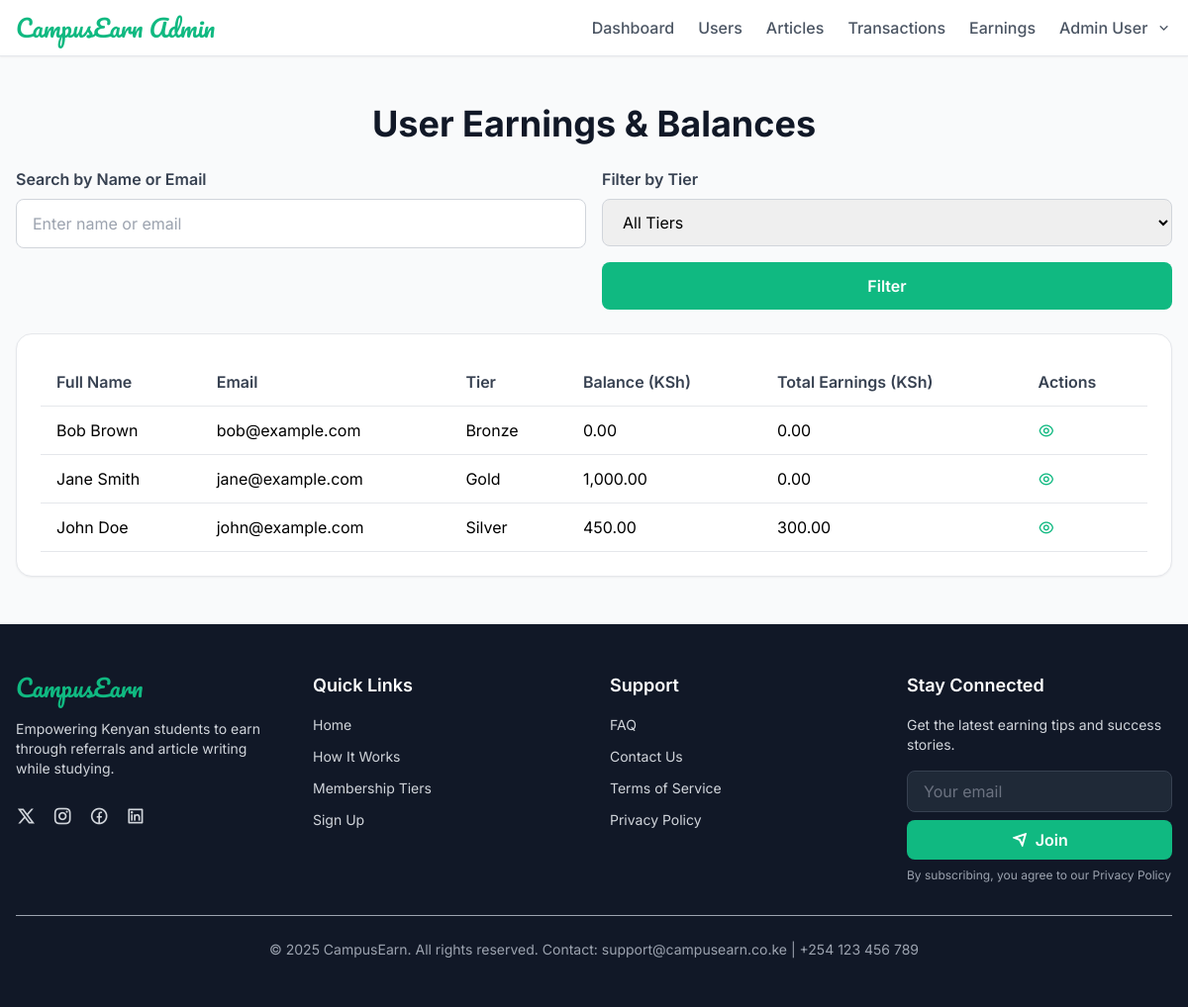
/admin/user_earnings.php (signed in), run on the app's committed database.
### tables this page shows
CREATE TABLE users (
    id INT AUTO_INCREMENT PRIMARY KEY,
    full_name VARCHAR(255) NOT NULL,
    username VARCHAR(50) NOT NULL UNIQUE,
    email VARCHAR(255) NOT NULL UNIQUE,
    phone VARCHAR(15) NOT NULL,
    password VARCHAR(255) NOT NULL,
    referrer_code VARCHAR(50),
    referrer_code_own VARCHAR(50) NOT NULL UNIQUE,
    tier ENUM('bronze', 'silver', 'gold') NOT NULL,
    payment_ref VARCHAR(50),
    payment_status ENUM('pending', 'completed') DEFAULT 'pending',
    balance DECIMAL(10, 2) DEFAULT 0.00,
    created_at DATETIME NOT NULL,
    INDEX idx_email (email),
    INDEX idx_referrer_code_own (referrer_code_own)
);

### admin/user_earnings.php (the view, shortened to what this page needs)
<?php
require_once '../config.php';
$search = isset($_GET['search']) ? htmlspecialchars(trim($_GET['search'])) : '';
$query = "SELECT u.id, u.full_name, u.email, u.tier, u.balance,
                 COALESCE(SUM(t.amount), 0) as total_earnings
          FROM users u
          LEFT JOIN transactions t ON u.id = t.user_id AND t.type = 'earning' AND t.status = 'completed'
          WHERE 1=1";
$query .= " GROUP BY u.id ORDER BY u.full_name";
$stmt = $conn->prepare($query);
if (!$stmt) {
    error_log("Database error: Unable to prepare users query: " . $conn->error);
    $users = [];
} else {
    $stmt->execute();
    $users = $stmt->get_result()->fetch_all(MYSQLI_ASSOC);
}
?>
<?php include 'header.php'; ?>
<section class="px-4 py-12 bg-gray-50">
  <div class="max-w-7xl mx-auto">
    <h1 class="text-3xl sm:text-4xl font-bold text-gray-900 mb-6 text-center">User Earnings & Balances</h1>
    <div class="mb-6 flex flex-col sm:flex-row gap-4">
      <form method="GET" class="flex-1">
        <label for="search" class="block text-gray-700 font-semibold mb-2">Search by Name or Email</label>
        <input type="text" name="search" id="search" value="<?php echo htmlspecialchars($search); ?>" placeholder="Enter name or email" class="w-full px-4 py-3 rounded-button border border-gray-300 focus:outline-none focus:ring-2 focus:ring-primary" aria-label="Search users by name or email">
      </form>
      <form method="GET" class="flex-1">
        <label for="tier" class="block text-gray-700 font-semibold mb-2">Filter by Tier</label>
        <select name="tier" id="tier" class="w-full px-4 py-3 rounded-button border border-gray-300 focus:outline-none focus:ring-2 focus:ring-primary" aria-label="Filter users by tier">
          <option value="">All Tiers</option>
        </select>
        <button type="submit" class="mt-4 w-full bg-primary text-white px-6 py-3 rounded-button font-semibold hover:bg-emerald-600 transition-colors" aria-label="Apply tier filter">Filter</button>
      </form>
    </div>
    <div class="bg-white rounded-2xl shadow-sm border border-gray-200 p-6 overflow-x-auto">
      <table class="w-full text-left">
        <thead>
          <tr class="border-b border-gray-200">
            <th class="py-3 px-4 text-gray-700 font-semibold">Full Name</th>
            <th class="py-3 px-4 text-gray-700 font-semibold">Email</th>
            <th class="py-3 px-4 text-gray-700 font-semibold">Tier</th>
            <th class="py-3 px-4 text-gray-700 font-semibold">Balance (KSh)</th>
            <th class="py-3 px-4 text-gray-700 font-semibold">Total Earnings (KSh)</th>
            <th class="py-3 px-4 text-gray-700 font-semibold">Actions</th>
          </tr>
        </thead>
        <tbody>
          <?php if (empty($users)) { ?>
            <tr>
              <td colspan="6" class="py-4 px-4 text-gray-600 text-center">No users found.</td>
            </tr>
          <?php } else { ?>
            <?php foreach ($users as $user) { ?>
              <tr class="border-b border-gray-200">
                <td class="py-3 px-4"><?php echo htmlspecialchars($user['full_name']); ?></td>
                <td class="py-3 px-4"><?php echo htmlspecialchars($user['email']); ?></td>
                <td class="py-3 px-4"><?php echo ucfirst($user['tier']); ?></td>
                <td class="py-3 px-4"><?php echo number_format($user['balance'], 2); ?></td>
                <td class="py-3 px-4"><?php echo number_format($user['total_earnings'], 2); ?></td>
                <td class="py-3 px-4">
                  <a href="user_earnings.php?user_id=<?php echo $user['id']; ?>" class="text-primary hover:text-emerald-600" aria-label="View earnings history for <?php echo htmlspecialchars($user['full_name']); ?>">
                    <i class="ri-eye-line"></i>
                  </a>
                </td>
              </tr>
            <?php } ?>
          <?php } ?>
        </tbody>
      </table>
    </div>
  </div>
</section>
<?php include '../footer.php'; ?>

### admin/header.php (shortened to what this page needs)
<?php
require_once '../config.php';
$current_page = basename($_SERVER['PHP_SELF']);
$public_pages = ['register.php', 'login.php'];
$admin = null;
if (isset($_SESSION['admin_id'])) {
    $stmt = $conn->prepare("SELECT full_name FROM admins WHERE id = ?");
    if (!$stmt) {
        error_log("Database error: Unable to prepare admin query: " . $conn->error);
    } else {
        $stmt->bind_param("i", $_SESSION['admin_id']);
        $stmt->execute();
        $admin = $stmt->get_result()->fetch_assoc();
    }
}
?>
<!DOCTYPE html>
<html lang="en">
<head>
    <script src="https://cdn.tailwindcss.com/3.4.16"></script>
    <link rel="stylesheet" href="https://cdnjs.cloudflare.com/ajax/libs/remixicon/4.6.0/remixicon.min.css">
    <link rel="stylesheet" href="../style.css">
</head>
<body class="bg-gray-50 min-h-screen font-inter">
    <header class="bg-white shadow-sm border-b border-gray-200 sticky top-0 z-50">
        <div class="px-4 py-3">
            <div class="flex items-center justify-between">
                <div class="flex items-center space-x-4">
                    <h1 class="text-2xl font-['Pacifico'] text-primary">CampusEarn Admin</h1>
                </div>
                <nav class="hidden md:flex items-center space-x-6">
                    <?php if (!in_array($current_page, $public_pages)) { ?>
                        <a href="dashboard.php" class="text-gray-600 hover:text-primary font-medium" aria-label="Admin Dashboard">Dashboard</a>
                        <a href="users.php" class="text-gray-600 hover:text-primary font-medium" aria-label="Manage Users">Users</a>
                        <a href="articles.php" class="text-gray-600 hover:text-primary font-medium" aria-label="Manage Articles">Articles</a>
                        <a href="transactions.php" class="text-gray-600 hover:text-primary font-medium" aria-label="Manage Transactions">Transactions</a>
                        <a href="user_earnings.php" class="text-gray-600 hover:text-primary font-medium" aria-label="Manage User Earnings">Earnings</a>
                        <div class="relative group">
                            <button class="flex items-center space-x-2 text-gray-600 hover:text-primary font-medium focus:outline-none" aria-haspopup="true" aria-expanded="false">
                                <span><?php echo htmlspecialchars($admin['full_name'] ?? 'Admin'); ?></span>
                                <i class="ri-arrow-down-s-line"></i>
                            </button>
                        </div>
                    <?php } else { ?>
                        <a href="login.php" class="text-gray-600 hover:text-primary font-medium" aria-label="Admin Login">Login</a>
                        <a href="register.php" class="text-gray-600 hover:text-primary font-medium" aria-label="Admin Register">Register</a>
                    <?php } ?>
                </nav>
            </div>
        </div>
    </header>
</body>
</html>

### style.css (style rules this page uses)
:where([class^="ri-"])::before { content: none; }

### data on the page
users: full_name "Bob Brown", email "bob@example.com", tier "Bronze", balance "0.00", total_earnings "0.00"
users: full_name "Jane Smith", email "jane@example.com", tier "Gold", balance "1,000.00", total_earnings "0.00"
users: full_name "John Doe", email "john@example.com", tier "Silver", balance "450.00", total_earnings "300.00"

### other printed values
$admin['full_name'] "Admin User"
